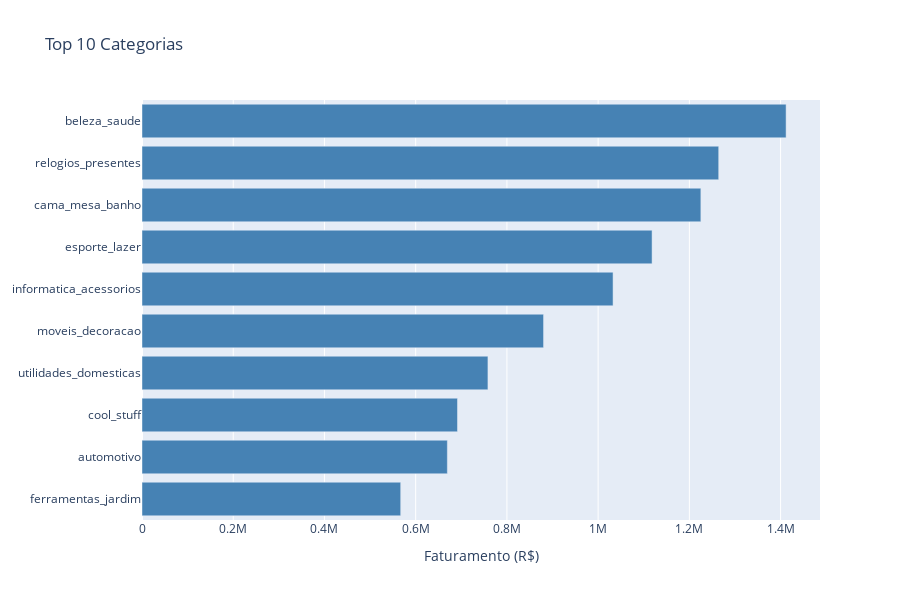

Notebook code for this chart:
### Code cell
top_cat_df = top_categories.reset_index().head(10)

fig2 = go.Figure()
fig2.add_trace(go.Bar(
    x=top_cat_df['revenue'],
    y=top_cat_df['product_category_name'],
    orientation='h',
    marker=dict(color='steelblue')
))

fig2.update_layout(
    title='Top 10 Categorias',
    xaxis_title='Faturamento (R$)',
    height=600,
    yaxis={'categoryorder': 'total ascending'}
)
fig2.write_html('../outputs/dashboard_categorias.html')
fig2.show()
print("✓ Salvo: outputs/dashboard_categorias.html")

### Figure 1 — Plotly figure (JSON) as saved in the notebook; plotly's stock layout.template omitted (floating-point values rounded to 4 significant figures)
{"data": [{"marker": {"color": "steelblue"}, "orientation": "h", "type": "bar", "x": [1412000.0, 1264000.0, 1225000.0, 1118000.0, 1033000.0, 880300.0, 758400.0, 691700.0, 669500.0, 567100.0], "y": ["beleza_saude", "relogios_presentes", "cama_mesa_banho", "esporte_lazer", "informatica_acessorios", "moveis_decoracao", "utilidades_domesticas", "cool_stuff", "automotivo", "ferramentas_jardim"]}], "layout": {"height": 600, "title": {"text": "Top 10 Categorias"}, "xaxis": {"title": {"text": "Faturamento (R$)"}}, "yaxis": {"categoryorder": "total ascending"}}}
